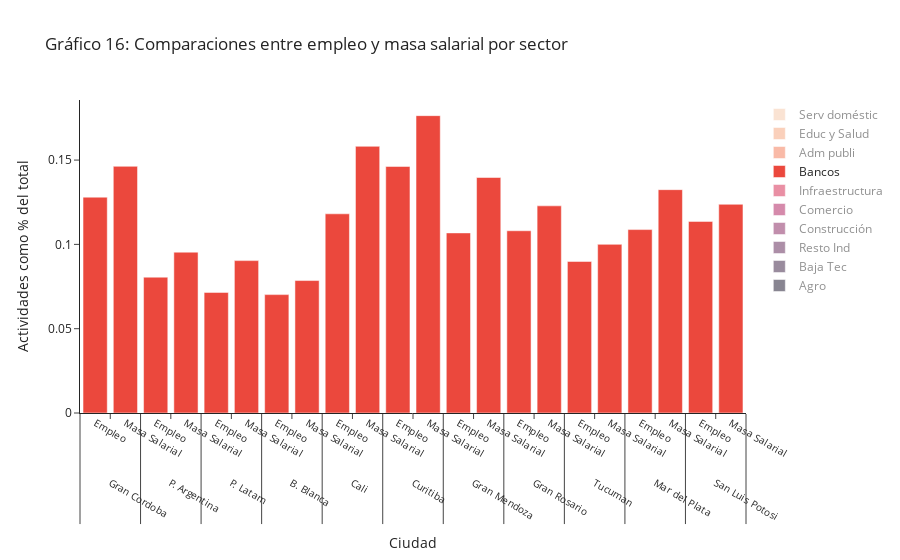

This figure's notebook cell:
### Code cell
fig = go.Figure()

fig.update_layout(
    template="simple_white",
    xaxis=dict(title_text="Ciudad"),
    yaxis=dict(title_text="Actividades como % del total"),
    barmode="stack",
)


for r, c in zip(df.variable.unique(), colors2):
    plot_df = df[df.variable == r]
    fig.add_trace(
        go.Bar(x=[plot_df.City, plot_df.df], y=plot_df.value, name=r, marker_color=c),
    )

fig.update_layout(title_text='Gráfico 16: Comparaciones entre empleo y masa salarial por sector' , xaxis={'tickfont_size':10}) 
fig.write_html("informe/images/empleoymasasalarial.html",full_html=False,include_plotlyjs='cdn')
fig.show()

### Figure 1 — Plotly figure (JSON) as saved in the notebook; plotly's stock layout.template omitted (floating-point values rounded to 4 significant figures)
{"data": [{"marker": {"color": "#120c25"}, "name": "Agro", "type": "bar", "visible": "legendonly", "x": [["Gran Cordoba", "P. Argentina", "P. Latam", "B. Blanca", "Cali", "Curitiba", "Gran Mendoza", "Gran Rosario", "Tucuman", "Mar del Plata", "San Luis Potosi", "Gran Cordoba", "P. Argentina", "P. Latam", "B. Blanca", "Cali", "Curitiba", "Gran Mendoza", "Gran Rosario", "Tucuman", "Mar del Plata", "San Luis Potosi"], ["Empleo", "Empleo", "Empleo", "Empleo", "Empleo", "Empleo", "Empleo", "Empleo", "Empleo", "Empleo", "Empleo", "Masa Salarial", "Masa Salarial", "Masa Salarial", "Masa Salarial", "Masa Salarial", "Masa Salarial", "Masa Salarial", "Masa Salarial", "Masa Salarial", "Masa Salarial", "Masa Salarial"]], "y": [0.008825, 0.02788, 0.07651, 0.0246, 0.01019, 0.02162, 0.03129, 0.01512, 0.02085, 0.0259, 0.0112, 0.00917, 0.02947, 0.07863, 0.02926, 0.02078, 0.03068, 0.03945, 0.01154, 0.02827, 0.022, 0.01025]}, {"marker": {"color": "#35183d"}, "name": "Baja Tec", "type": "bar", "visible": "legendonly", "x": [["Gran Cordoba", "P. Argentina", "P. Latam", "B. Blanca", "Cali", "Curitiba", "Gran Mendoza", "Gran Rosario", "Tucuman", "Mar del Plata", "San Luis Potosi", "Gran Cordoba", "P. Argentina", "P. Latam", "B. Blanca", "Cali", "Curitiba", "Gran Mendoza", "Gran Rosario", "Tucuman", "Mar del Plata", "San Luis Potosi"], ["Empleo", "Empleo", "Empleo", "Empleo", "Empleo", "Empleo", "Empleo", "Empleo", "Empleo", "Empleo", "Empleo", "Masa Salarial", "Masa Salarial", "Masa Salarial", "Masa Salarial", "Masa Salarial", "Masa Salarial", "Masa Salarial", "Masa Salarial", "Masa Salarial", "Masa Salarial", "Masa Salarial"]], "y": [0.06008, 0.05361, 0.06276, 0.05451, 0.09075, 0.04209, 0.06597, 0.07352, 0.04993, 0.0873, 0.04233, 0.0452, 0.04145, 0.04788, 0.04053, 0.0728, 0.02667, 0.04716, 0.06036, 0.0367, 0.07496, 0.03181]}, {"marker": {"color": "#5a1e50"}, "name": "Resto Ind", "type": "bar", "visible": "legendonly", "x": [["Gran Cordoba", "P. Argentina", "P. Latam", "B. Blanca", "Cali", "Curitiba", "Gran Mendoza", "Gran Rosario", "Tucuman", "Mar del Plata", "San Luis Potosi", "Gran Cordoba", "P. Argentina", "P. Latam", "B. Blanca", "Cali", "Curitiba", "Gran Mendoza", "Gran Rosario", "Tucuman", "Mar del Plata", "San Luis Potosi"], ["Empleo", "Empleo", "Empleo", "Empleo", "Empleo", "Empleo", "Empleo", "Empleo", "Empleo", "Empleo", "Empleo", "Masa Salarial", "Masa Salarial", "Masa Salarial", "Masa Salarial", "Masa Salarial", "Masa Salarial", "Masa Salarial", "Masa Salarial", "Masa Salarial", "Masa Salarial", "Masa Salarial"]], "y": [0.05804, 0.04352, 0.05375, 0.05605, 0.0913, 0.1407, 0.05128, 0.0745, 0.03493, 0.04307, 0.1513, 0.0675, 0.04473, 0.05041, 0.06957, 0.0991, 0.1361, 0.05548, 0.07176, 0.04323, 0.03854, 0.1925]}, {"marker": {"color": "#831e5a"}, "name": "Construcción", "type": "bar", "visible": "legendonly", "x": [["Gran Cordoba", "P. Argentina", "P. Latam", "B. Blanca", "Cali", "Curitiba", "Gran Mendoza", "Gran Rosario", "Tucuman", "Mar del Plata", "San Luis Potosi", "Gran Cordoba", "P. Argentina", "P. Latam", "B. Blanca", "Cali", "Curitiba", "Gran Mendoza", "Gran Rosario", "Tucuman", "Mar del Plata", "San Luis Potosi"], ["Empleo", "Empleo", "Empleo", "Empleo", "Empleo", "Empleo", "Empleo", "Empleo", "Empleo", "Empleo", "Empleo", "Masa Salarial", "Masa Salarial", "Masa Salarial", "Masa Salarial", "Masa Salarial", "Masa Salarial", "Masa Salarial", "Masa Salarial", "Masa Salarial", "Masa Salarial", "Masa Salarial"]], "y": [0.108, 0.1045, 0.08289, 0.09686, 0.06248, 0.06837, 0.08606, 0.09156, 0.09947, 0.08828, 0.0931, 0.0884, 0.07975, 0.07257, 0.07622, 0.04696, 0.05484, 0.06634, 0.08272, 0.06785, 0.06882, 0.06636]}, {"marker": {"color": "#ac1759"}, "name": "Comercio", "type": "bar", "visible": "legendonly", "x": [["Gran Cordoba", "P. Argentina", "P. Latam", "B. Blanca", "Cali", "Curitiba", "Gran Mendoza", "Gran Rosario", "Tucuman", "Mar del Plata", "San Luis Potosi", "Gran Cordoba", "P. Argentina", "P. Latam", "B. Blanca", "Cali", "Curitiba", "Gran Mendoza", "Gran Rosario", "Tucuman", "Mar del Plata", "San Luis Potosi"], ["Empleo", "Empleo", "Empleo", "Empleo", "Empleo", "Empleo", "Empleo", "Empleo", "Empleo", "Empleo", "Empleo", "Masa Salarial", "Masa Salarial", "Masa Salarial", "Masa Salarial", "Masa Salarial", "Masa Salarial", "Masa Salarial", "Masa Salarial", "Masa Salarial", "Masa Salarial", "Masa Salarial"]], "y": [0.2543, 0.2275, 0.2833, 0.2646, 0.3158, 0.2245, 0.2696, 0.2606, 0.2775, 0.2664, 0.3015, 0.1993, 0.1697, 0.2271, 0.2133, 0.2522, 0.1801, 0.2108, 0.1957, 0.1929, 0.2089, 0.2039]}, {"marker": {"color": "#d3214a"}, "name": "Infraestructura", "type": "bar", "visible": "legendonly", "x": [["Gran Cordoba", "P. Argentina", "P. Latam", "B. Blanca", "Cali", "Curitiba", "Gran Mendoza", "Gran Rosario", "Tucuman", "Mar del Plata", "San Luis Potosi", "Gran Cordoba", "P. Argentina", "P. Latam", "B. Blanca", "Cali", "Curitiba", "Gran Mendoza", "Gran Rosario", "Tucuman", "Mar del Plata", "San Luis Potosi"], ["Empleo", "Empleo", "Empleo", "Empleo", "Empleo", "Empleo", "Empleo", "Empleo", "Empleo", "Empleo", "Empleo", "Masa Salarial", "Masa Salarial", "Masa Salarial", "Masa Salarial", "Masa Salarial", "Masa Salarial", "Masa Salarial", "Masa Salarial", "Masa Salarial", "Masa Salarial", "Masa Salarial"]], "y": [0.06316, 0.06351, 0.0804, 0.07821, 0.08636, 0.1035, 0.0687, 0.07084, 0.06647, 0.0684, 0.04003, 0.05998, 0.06035, 0.07913, 0.08237, 0.07185, 0.1159, 0.06851, 0.06506, 0.05148, 0.07393, 0.03516]}, {"marker": {"color": "#eb483d"}, "name": "Bancos", "type": "bar", "visible": true, "x": [["Gran Cordoba", "P. Argentina", "P. Latam", "B. Blanca", "Cali", "Curitiba", "Gran Mendoza", "Gran Rosario", "Tucuman", "Mar del Plata", "San Luis Potosi", "Gran Cordoba", "P. Argentina", "P. Latam", "B. Blanca", "Cali", "Curitiba", "Gran Mendoza", "Gran Rosario", "Tucuman", "Mar del Plata", "San Luis Potosi"], ["Empleo", "Empleo", "Empleo", "Empleo", "Empleo", "Empleo", "Empleo", "Empleo", "Empleo", "Empleo", "Empleo", "Masa Salarial", "Masa Salarial", "Masa Salarial", "Masa Salarial", "Masa Salarial", "Masa Salarial", "Masa Salarial", "Masa Salarial", "Masa Salarial", "Masa Salarial", "Masa Salarial"]], "y": [0.128, 0.08055, 0.07153, 0.07021, 0.1181, 0.1462, 0.1068, 0.1081, 0.08988, 0.1088, 0.1136, 0.1463, 0.09538, 0.09038, 0.07855, 0.1582, 0.1763, 0.1397, 0.1229, 0.1, 0.1325, 0.1238]}, {"marker": {"color": "#f37651"}, "name": "Adm publi", "type": "bar", "visible": "legendonly", "x": [["Gran Cordoba", "P. Argentina", "P. Latam", "B. Blanca", "Cali", "Curitiba", "Gran Mendoza", "Gran Rosario", "Tucuman", "Mar del Plata", "San Luis Potosi", "Gran Cordoba", "P. Argentina", "P. Latam", "B. Blanca", "Cali", "Curitiba", "Gran Mendoza", "Gran Rosario", "Tucuman", "Mar del Plata", "San Luis Potosi"], ["Empleo", "Empleo", "Empleo", "Empleo", "Empleo", "Empleo", "Empleo", "Empleo", "Empleo", "Empleo", "Empleo", "Masa Salarial", "Masa Salarial", "Masa Salarial", "Masa Salarial", "Masa Salarial", "Masa Salarial", "Masa Salarial", "Masa Salarial", "Masa Salarial", "Masa Salarial", "Masa Salarial"]], "y": [0.05644, 0.1208, 0.06881, 0.0607, 0.02298, 0.0379, 0.06987, 0.04753, 0.08245, 0.03863, 0.0513, 0.08512, 0.1579, 0.09676, 0.06878, 0.03952, 0.04803, 0.09792, 0.05426, 0.13, 0.05928, 0.08355]}, {"marker": {"color": "#f5a178"}, "name": "Educ y Salud", "type": "bar", "visible": "legendonly", "x": [["Gran Cordoba", "P. Argentina", "P. Latam", "B. Blanca", "Cali", "Curitiba", "Gran Mendoza", "Gran Rosario", "Tucuman", "Mar del Plata", "San Luis Potosi", "Gran Cordoba", "P. Argentina", "P. Latam", "B. Blanca", "Cali", "Curitiba", "Gran Mendoza", "Gran Rosario", "Tucuman", "Mar del Plata", "San Luis Potosi"], ["Empleo", "Empleo", "Empleo", "Empleo", "Empleo", "Empleo", "Empleo", "Empleo", "Empleo", "Empleo", "Empleo", "Masa Salarial", "Masa Salarial", "Masa Salarial", "Masa Salarial", "Masa Salarial", "Masa Salarial", "Masa Salarial", "Masa Salarial", "Masa Salarial", "Masa Salarial", "Masa Salarial"]], "y": [0.1836, 0.2026, 0.1664, 0.2099, 0.1584, 0.1686, 0.1727, 0.1794, 0.2004, 0.2083, 0.1615, 0.2462, 0.2768, 0.2288, 0.2808, 0.2121, 0.2177, 0.2227, 0.282, 0.3106, 0.2767, 0.2341]}, {"marker": {"color": "#f6c7a8"}, "name": "Serv doméstic", "type": "bar", "visible": "legendonly", "x": [["Gran Cordoba", "P. Argentina", "P. Latam", "B. Blanca", "Cali", "Curitiba", "Gran Mendoza", "Gran Rosario", "Tucuman", "Mar del Plata", "San Luis Potosi", "Gran Cordoba", "P. Argentina", "P. Latam", "B. Blanca", "Cali", "Curitiba", "Gran Mendoza", "Gran Rosario", "Tucuman", "Mar del Plata", "San Luis Potosi"], ["Empleo", "Empleo", "Empleo", "Empleo", "Empleo", "Empleo", "Empleo", "Empleo", "Empleo", "Empleo", "Empleo", "Masa Salarial", "Masa Salarial", "Masa Salarial", "Masa Salarial", "Masa Salarial", "Masa Salarial", "Masa Salarial", "Masa Salarial", "Masa Salarial", "Masa Salarial", "Masa Salarial"]], "y": [0.07952, 0.07559, 0.05596, 0.08431, 0.04368, 0.04647, 0.07765, 0.07884, 0.07817, 0.06495, 0.03411, 0.05285, 0.04447, 0.02839, 0.06063, 0.02655, 0.01367, 0.05202, 0.05379, 0.03888, 0.04447, 0.01856]}], "layout": {"autosize": true, "barmode": "stack", "title": {"text": "Gráfico 16: Comparaciones entre empleo y masa salarial por sector"}, "xaxis": {"autorange": true, "range": [-0.5, 21.5], "tickfont": {"size": 10}, "title": {"text": "Ciudad"}, "type": "multicategory"}, "yaxis": {"autorange": true, "range": [0, 0.1856], "title": {"text": "Actividades como % del total"}, "type": "linear"}}}
